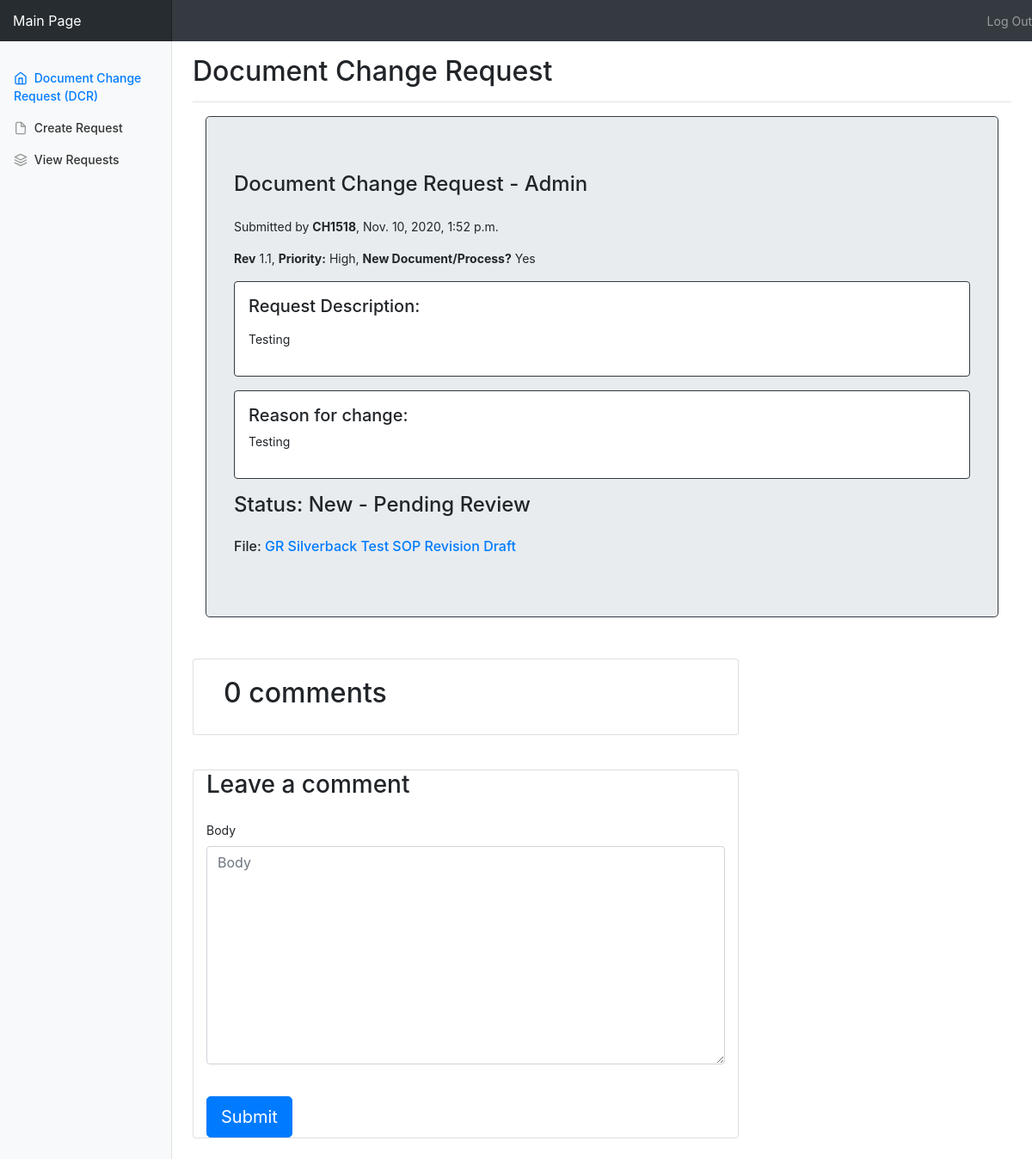
Page /Requests/posts/in/document-change-request/ (signed in) on the committed database.
### requests/models.py (models this page shows, shortened)
class Request(models.Model):
    user = models.ForeignKey(User, related_name='request',on_delete=models.CASCADE, null=True)
    created_at = models.DateTimeField(auto_now=True)
    document_title = models.CharField(max_length=255,unique=True)
    slug = models.SlugField(allow_unicode=True,unique=True)
    priority = models.CharField(max_length=20, choices=PRIORITY, default=' ')
    new_document_or_process = models.CharField(max_length=20, choices=NEW, default=' ')
    are_other_stakeholders_affected = models.CharField(max_length=20, choices=NEW, default=' ')
    requested_changes = models.TextField(blank=True,default='')
    description_html = models.TextField(editable=False,default='',blank=True)
    area = models.CharField(max_length=20, choices=AREA, default=' ')
    status = models.CharField(max_length=20, choices=STATUS_CHOICES, default='New - Pending Review')
    revision_number = models.CharField(max_length=3,default=' ',unique=False)
    reason_for_change = models.TextField(blank=True,default='')
    file_name = models.CharField(max_length=255,unique=False)
    file = models.CharField(max_length=255,unique=False)
    def __str__(self):
        return self.document_title
    class Meta:
        ordering = ['-created_at']

### requests/views.py (the view, shortened to what this page needs)
# urls.py: url(r'posts/in/(?P<slug>[-\w]+)/$',views.Detail.as_view(),name='single'),
class Detail(LoginRequiredMixin, FormMixin, generic.DetailView):
    model = Request
    template_name = 'requests/requests_detail.html'
    form_class = CommentForm
    def get_context_data(self, **kwargs):
        context = super().get_context_data(**kwargs)
        context['comments'] = Comment.objects.filter(body=self.object)
        context['form'] = CommentForm()
        return context

### requests/forms.py
class CommentForm(forms.ModelForm):
    class Meta:
        model = Comment
        fields = ('body',)

### requests/templates/requests/requests_detail.html (shortened to what this page needs)
{% extends "requests/requests_base.html" %}
{% load bootstrap3 %}
{% block prerequest %}
<div class="container">
  <div class="jumbotron border border-dark">
  <h4 class="h4 mb-4">{{request.document_title}} - {{request.area}}</h4>
  <p class="font-weight-normal">Submitted by <a><strong>{{request.user.username}}</strong></a>, {{request.created_at}}</p>
  <p class="font-weight-normal"><strong>Rev</strong> <a>{{request.revision_number}}</a>, <strong>Priority:</strong> {{request.priority}}, <strong>New Document/Process?</strong> <a>{{request.new_document_or_process}}</a></p>
  <div class="container p-3 my-3 bg-white text-black rounded border border-dark">
    <h5>Request Description:</h5>
    <p class="font-weight-normal">{{request.description_html|safe}}</p>
  </div>
  <div class="container p-3 my-3 bg-white text-black rounded border border-dark">
    <h5>Reason for change:</h5>
    <p class="font-weight-normal">{{request.reason_for_change|safe}}</p>
  </div>
  <h4 class="h4 mb-4">Status: {{request.status}}</h4>
  <h6 class="h6 mb-6">File: <a href="{{request.file}}">{{request.file_name}}</a></h6>
  </div>
</div>
{% endblock %}
{% block request_content %}
    <div class="col-md-8 card mb-4  mt-3 ">
      <div class="card-body">
        <h2>{{ request.comments.count }} comments</h2>
      </div>
    </div>
<div class="col-md-8 card mb-4  mt-3 ">
    <h3>Leave a comment</h3>
    <form action="{% url 'requests:single' slug=request.slug %}" method='POST' style="margin-top: 1.3em;">
        {% bootstrap_form form %}
        <br>
        <button type="submit" class="btn btn-primary  btn-lg">Submit</button>
    </form>
</div>
{% endblock %}

### static/css/master.css (style rules this page uses)
body { margin-top:20px; }
html, body { height: 100%; width: 100%; overflow: scroll; background: #191063; margin: 0; }

### static/gr_dcr/css/DCR_template.css (style rules this page uses)
body { font-size: .875rem; background-color: white; }

### rows in the picture
Request: document_title "Document Change Request", area "Admin", user.username "CH1518", created_at "Nov. 10, 2020, 1:52 p.m.", revision_number "1.1", priority "High", new_document_or_process "Yes", description_html "Testing", reason_for_change "Testing", status "New - Pending Review", file_name "GR Silverback Test SOP Revision Draft", comments.count "0"
